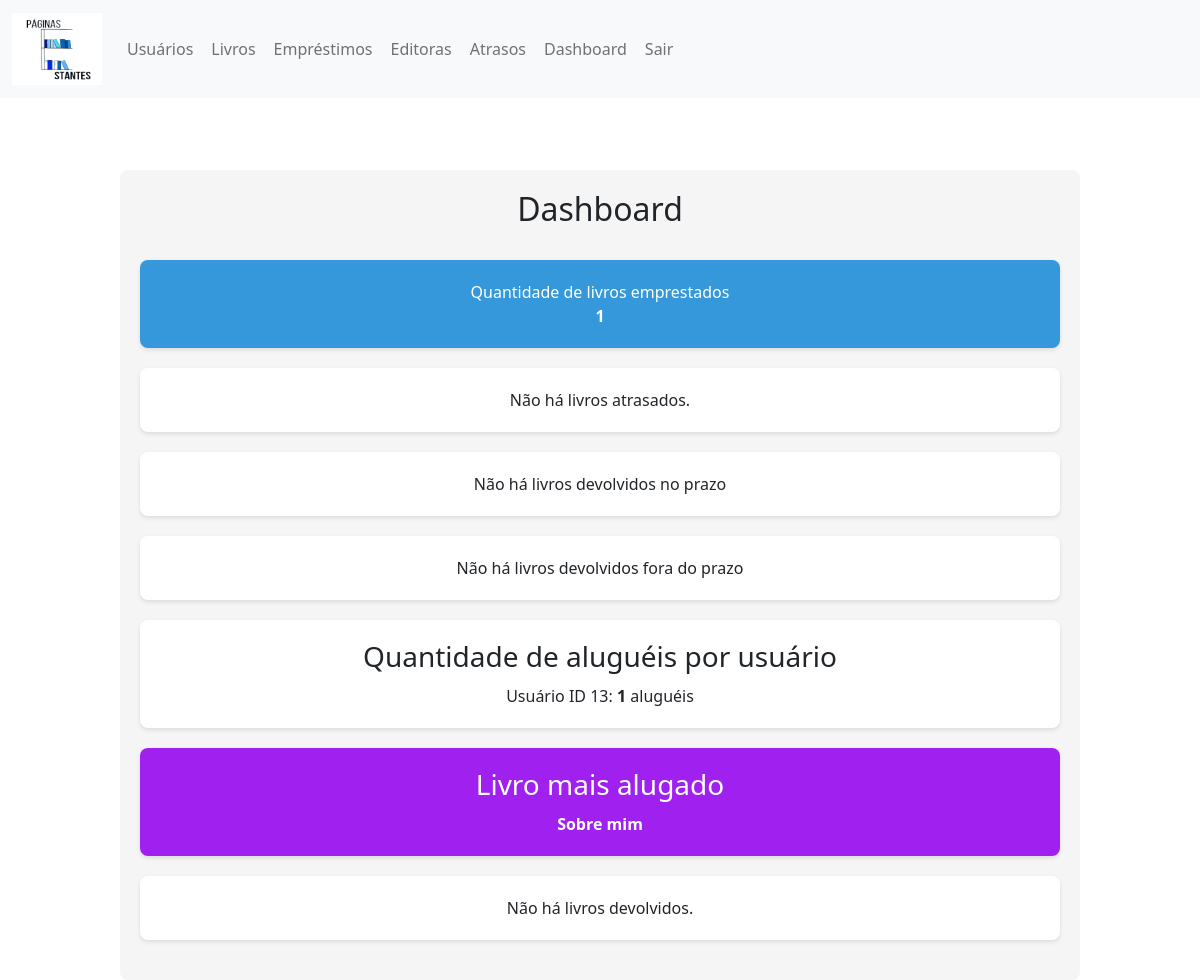
The page /ProjetoWDA/dashboard.php (signed in) on the database as committed earlier.
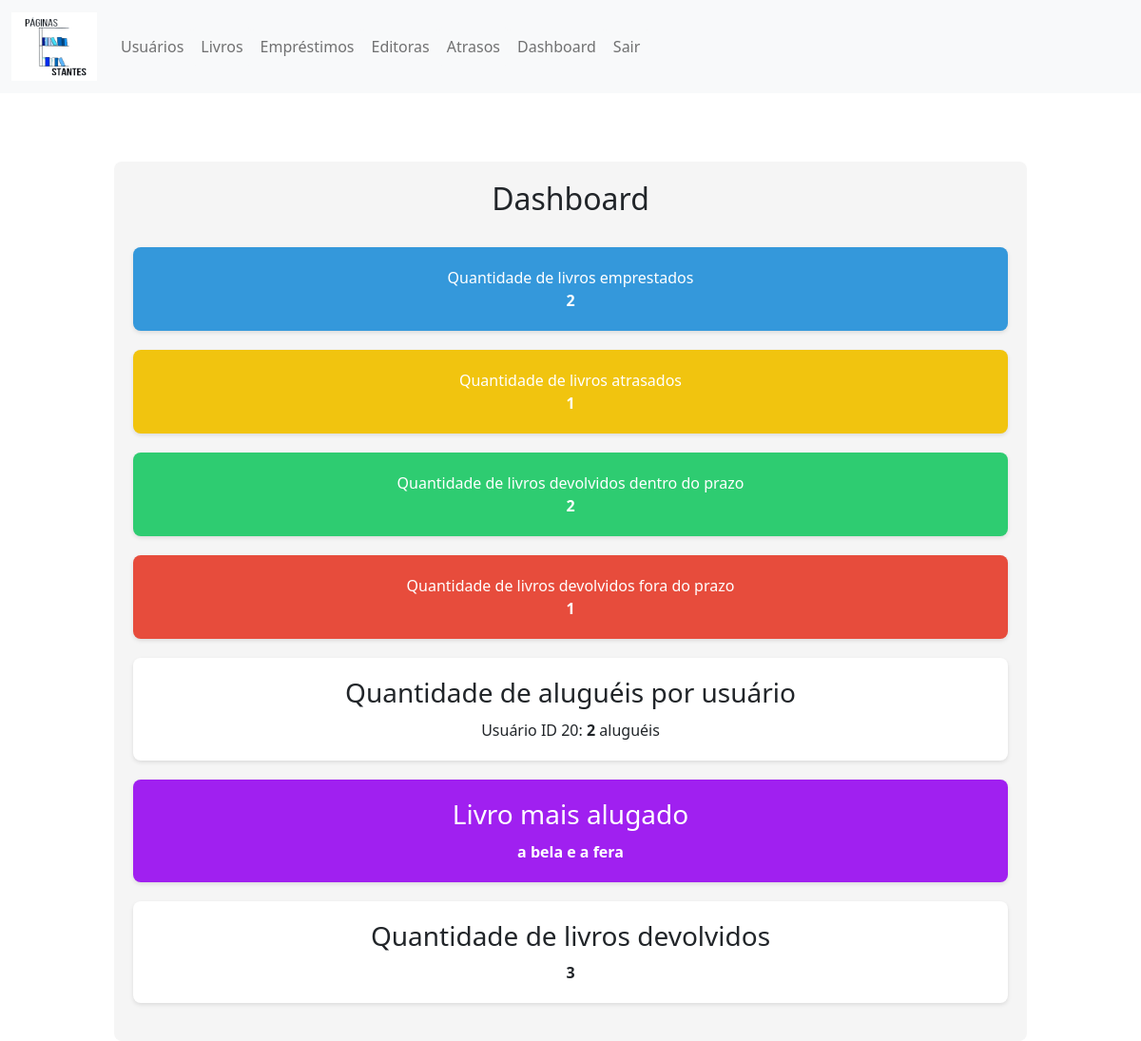
The same page on the database as committed later.
### tables this page shows
CREATE TABLE `livros` (
  `id` int(11) NOT NULL,
  `nome` text DEFAULT NULL,
  `autor` text DEFAULT NULL,
  `editora` text DEFAULT NULL,
  `data_lancamento` date DEFAULT NULL,
  `estoque` int(11) DEFAULT NULL,
  `novo_estoque` int(11) DEFAULT NULL
);

### ProjetoWDA/dashboard.php (the view, shortened to what the changed rows need)
<link rel="stylesheet" href="css/bootstrap.min.css">
      <?php
include_once('conexao.php');
$query_emprestados = "SELECT COUNT(*) AS total_emprestados FROM emprestimos";
$resultado_emprestados = mysqli_query($conn, $query_emprestados);
$livros_emprestados = mysqli_fetch_assoc($resultado_emprestados)['total_emprestados'];
$query_atrasados = "SELECT COUNT(*) AS total_atrasados FROM emprestimos WHERE prazo_entrega < CURDATE()";
$resultado_atrasados = mysqli_query($conn, $query_atrasados);
$livros_atrasados = mysqli_fetch_assoc($resultado_atrasados)['total_atrasados'];
$query_devolvidos_prazo = "SELECT COUNT(*) AS total_devolvidos_prazo FROM devolvidos WHERE prazo = 's'";
$resultado_devolvidos_prazo = mysqli_query($conn, $query_devolvidos_prazo);
$livros_devolvidos_prazo = mysqli_fetch_assoc($resultado_devolvidos_prazo)['total_devolvidos_prazo'];
$query_devolvidos_fora_prazo = "SELECT COUNT(*) AS total_devolvidos_fora_prazo FROM devolvidos WHERE prazo = 'n'";
$resultado_devolvidos_fora_prazo = mysqli_query($conn, $query_devolvidos_fora_prazo);
$livros_devolvidos_fora_prazo = mysqli_fetch_assoc($resultado_devolvidos_fora_prazo)['total_devolvidos_fora_prazo'];
$query_alugueis_por_usuario = "SELECT usuario_id, COUNT(*) AS total_alugueis FROM emprestimos GROUP BY usuario_id";
$resultado_alugueis_por_usuario = mysqli_query($conn, $query_alugueis_por_usuario);
$alugueis_por_usuario = array();
while ($row = mysqli_fetch_assoc($resultado_alugueis_por_usuario)) {
    $usuario_id = $row['usuario_id'];
    $total_alugueis = $row['total_alugueis'];
    $alugueis_por_usuario[$usuario_id] = $total_alugueis;
}
$query_livro_mais_alugado = "SELECT livro_id, COUNT(*) AS total_alugueis FROM emprestimos GROUP BY livro_id ORDER BY total_alugueis DESC LIMIT 1";
$resultado_livro_mais_alugado = mysqli_query($conn, $query_livro_mais_alugado);
@$livro_mais_alugado_id = mysqli_fetch_assoc($resultado_livro_mais_alugado)['livro_id'];
$query_nome_livro_mais_alugado = "SELECT nome FROM livros WHERE id = $livro_mais_alugado_id";
$resultado_nome_livro_mais_alugado = mysqli_query($conn, $query_nome_livro_mais_alugado);
$livro_mais_alugado_nome = '';
if ($resultado_nome_livro_mais_alugado) {
    $livro_mais_alugado_nome = mysqli_fetch_assoc($resultado_nome_livro_mais_alugado)['nome'];
}
$query_devolvidos = "SELECT COUNT(*) AS total_devolvidos FROM devolvidos";
$resultado_devolvidos = mysqli_query($conn, $query_devolvidos);
$livros_devolvidos = mysqli_fetch_assoc($resultado_devolvidos)['total_devolvidos'];
echo "<br><div class='dashboard'>";
echo "<center><h2>Dashboard</h2><br>";
if (isset($livros_emprestados) && $livros_emprestados > 0) {
    echo "<div class='widget primary'>";
    echo "<p class='widget-title'>Quantidade de livros emprestados</p>";
    echo "<p class='widget-value'><strong>$livros_emprestados</strong></p>";
    echo "</div>";
} else {
    echo "<div class='widget'>";
    echo "<p class='widget-title'>Não há livros emprestados.</p>";
    echo "</div>";
}
if (isset($livros_atrasados) && $livros_atrasados > 0) {
    echo "<div class='widget warning'>";
    echo "<p class='widget-title'>Quantidade de livros atrasados</p>";
    echo "<p class='widget-value'><strong>$livros_atrasados</strong></p>";
    echo "</div>";
} else {
    echo "<div class='widget'>";
    echo "<p class='widget-title'>Não há livros atrasados.</p>";
    echo "</div>";
}
if (isset($livros_devolvidos_prazo) && $livros_devolvidos_prazo > 0) {
    echo "<div class='widget success'>";
    echo "<p class='widget-title'>Quantidade de livros devolvidos dentro do prazo</p>";
    echo "<p class='widget-value'><strong>$livros_devolvidos_prazo</strong></p>";
    echo "</div>";
} else {
    echo "<div class='widget'>";
    echo "<p class='widget-title'>Não há livros devolvidos no prazo</p>";
    echo "</div>";
}
if (isset($livros_devolvidos_fora_prazo) && $livros_devolvidos_fora_prazo > 0) {
    echo "<div class='widget error'>";
    echo "<p class='widget-title'>Quantidade de livros devolvidos fora do prazo</p>";
    echo "<p class='widget-value'><strong>$livros_devolvidos_fora_prazo</strong></p>";
    echo "</div>";
} else {
    echo "<div class='widget'>";
    echo "<p class='widget-title'>Não há livros devolvidos fora do prazo</p>";
    echo "</div>";
}
echo "<div class='widget'>";
echo "<h3 class='widget-subtitle'>Quantidade de aluguéis por usuário</h3>";
if (!empty($alugueis_por_usuario)) {
    foreach ($alugueis_por_usuario as $usuario_id => $total_alugueis) {
        echo "<p class='widget-item'>Usuário ID $usuario_id: <strong>$total_alugueis</strong> aluguéis</p>";
    }
} else {
    echo "<p class='widget-title'>Não há informações disponíveis.</p>";
}
echo "</div>";
echo "<div class='widget utilitary'>";
if (!empty($livro_mais_alugado_nome)) {
    echo "<p class='widget-value'><strong>$livro_mais_alugado_nome</strong></p>";
} else {
    echo "<p class='widget-title'>Não há informações disponíveis.</p>";
}
echo "</div>";
if (isset($livros_devolvidos) && $livros_devolvidos > 0) {
    echo "<div class='widget'>";
    echo "<h3 class='widget-title'>Quantidade de livros devolvidos</h3>";
    echo "<p class='widget-value'><strong>$livros_devolvidos</strong></p>";
    echo "</div>";
} else {
    echo "<div class='widget'>";
    echo "<p class='widget-title'>Não há livros devolvidos.</p>";
    echo "</div>";
}
echo "</center></div>";

Rows that differ between the two databases and show on the page:
no longer on this page (row edited): livros: nome "Sobre mim"
added livros: nome "a bela e a fera"
Other text that changed with them:
$livros_emprestados: "1" → "2"
$livros_atrasados: (not shown) → "1"
$livros_devolvidos_prazo: (not shown) → "2"
$livros_devolvidos_fora_prazo: (not shown) → "1"
$livros_devolvidos: (not shown) → "3"
text no longer shown: "Não há livros atrasados. Não há livros devolvidos no prazo Não há livros devolvidos fora do prazo Não há livros devolvidos."
text now shown: "Quantidade de livros atrasados Quantidade de livros devolvidos dentro do prazo Quantidade de livros devolvidos fora do prazo Quantidade de livros devolvidos"
new list line: "Usuário ID 20 : 2 aluguéis"
list line gone: "Usuário ID 13 : 1 aluguéis"
